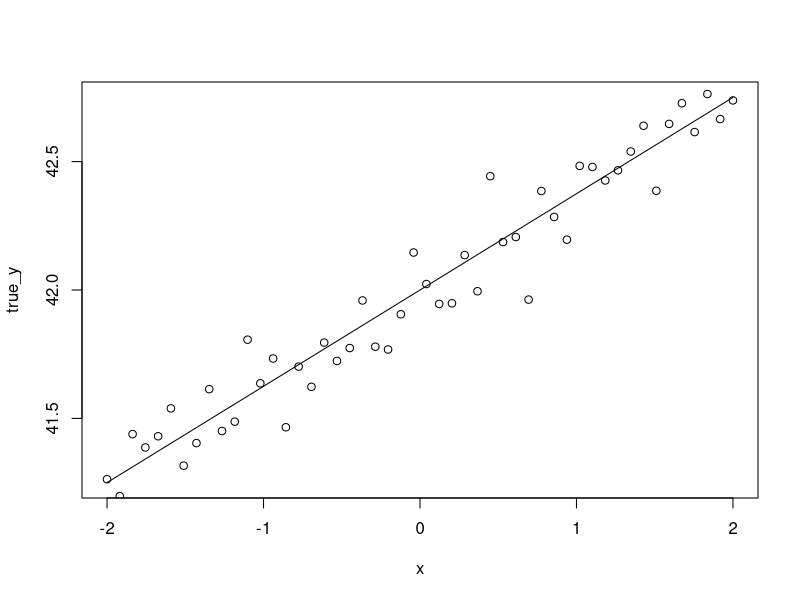
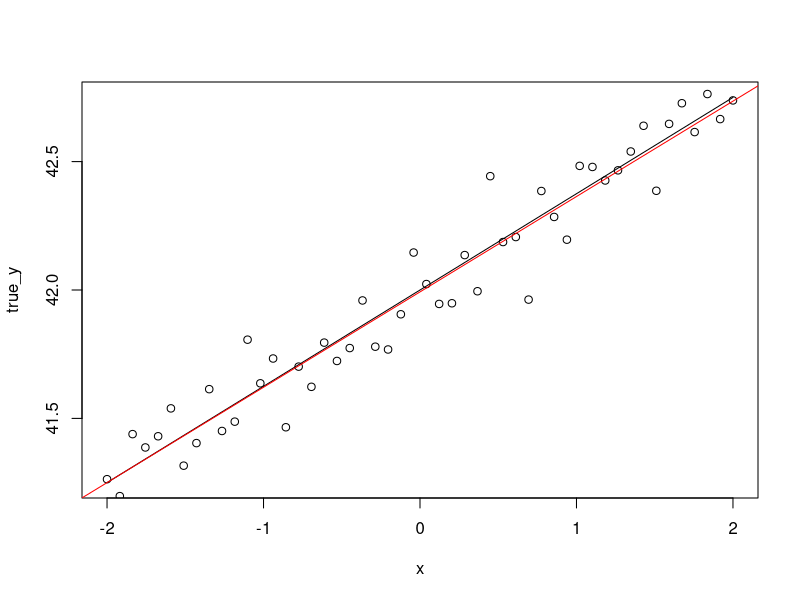

These figures' R source, in order:
## ---- chunk 1
knitr::opts_chunk$set(echo = TRUE, cache = TRUE)
## ---- chunk 2
x <- seq(-2, 2, length = 50)
intercept <- 42
slope <- 3/8
true_y <- intercept + slope * x
error <- rnorm(length(x), sd = .1)
simulated_y <- true_y + error
## ---- chunk 3
plot(x, true_y, type = 'l')
points(x, simulated_y)
## ---- chunk 4
lm_out <- lm(simulated_y ~ x)
## ---- chunk 5
plot(x, true_y, type = 'l')
points(x, simulated_y)
abline(lm_out, col = "red")
## ---- chunk 6
slope_simulation <- function(
  regressor,
  intercept,
  slope,
  error_distribution = "normal",
  n_reps,
  alpha1,
  alpha2
) {
  n <- length(regressor) # Number of observations
  z <- (regressor - mean(regressor)) / sd(regressor) # Used for correlated errors
  count_in <- 0
  difference <- numeric(n_reps)
  for (i in 1:n_reps) {
    if (error_distribution == "normal") {
      error <- rnorm(n)
    } else if (error_distribution == "chisq") {
      error <- rchisq(n, 0.5) - 0.5
    } else if (error_distribution == "correlated") {
      error <- rnorm(n, 0.2 * z, 1)
    } else {
      stop("Unknown error distribution")
    }
    
    response <- intercept + slope * regressor + error
    fm <- lm(response ~ regressor)
    
    # Extract slope estimate
    fit_slope <- fm$coefficients[2]
    
    # Calculate difference between slope estimate and slope
    difference[i] <- fit_slope - slope
    
    # Confidence interval on fit_slope
    slope_conf <- fit_slope + c(-1, 1) * qt(1 - alpha1/2, fm$df.residual) * summary(fm)$coefficients[2, "Std. Error"]
    count_in <- count_in + (slope_conf[1] < slope && slope < slope_conf[2])
  }
  
  # Calculate coverage
  coverage <- count_in / n_reps
  
  # Confidence interval on coverage
  coverage_ci <- coverage + c(-1, 1) * qnorm(1 - alpha2/2) * sqrt((coverage  * (1 - coverage))/n_reps)
  
  # Bias estimate
  bias <- mean(difference)
  
  # Confidence interval on bias
  bias_ci <- bias + c(-1, 1) * qnorm(1 - alpha2/2) * sd(difference) / sqrt(n_reps)
  
  # Output
  list(
    coverage = c(
      lower = coverage_ci[1],
      estimate = coverage,
      upper = coverage_ci[2]
    ),
    bias = c(
      lower = bias_ci[1],
      estimate = bias,
      upper = bias_ci[2]
    )
  )
}
## ---- chunk 7
simulation <- function(
  x, 
  intercept = 3, 
  slope = 2, 
  n_reps = 5000, 
  alpha1 = 0.10, 
  alpha2 = 0.05) {
  for (error_dist in c("normal", "chisq", "correlated")) {
    print(paste("Results for", error_dist, "errors:"))
    results <- slope_simulation(x, intercept, slope, error_dist, n_reps, alpha1, alpha2)
    print(paste0("Bias:     ", results$bias[2], " (", results$bias[1], ", ", results$bias[3], ")"))
    print(paste0("Coverage: ", results$coverage[2], " (", results$coverage[1], ", ", results$coverage[3], ")"))
  }
}

simulation(x = seq(-2, 2, length = 50))
## ---- chunk 8
simulation(x = seq(-2, 2, length = 5))
